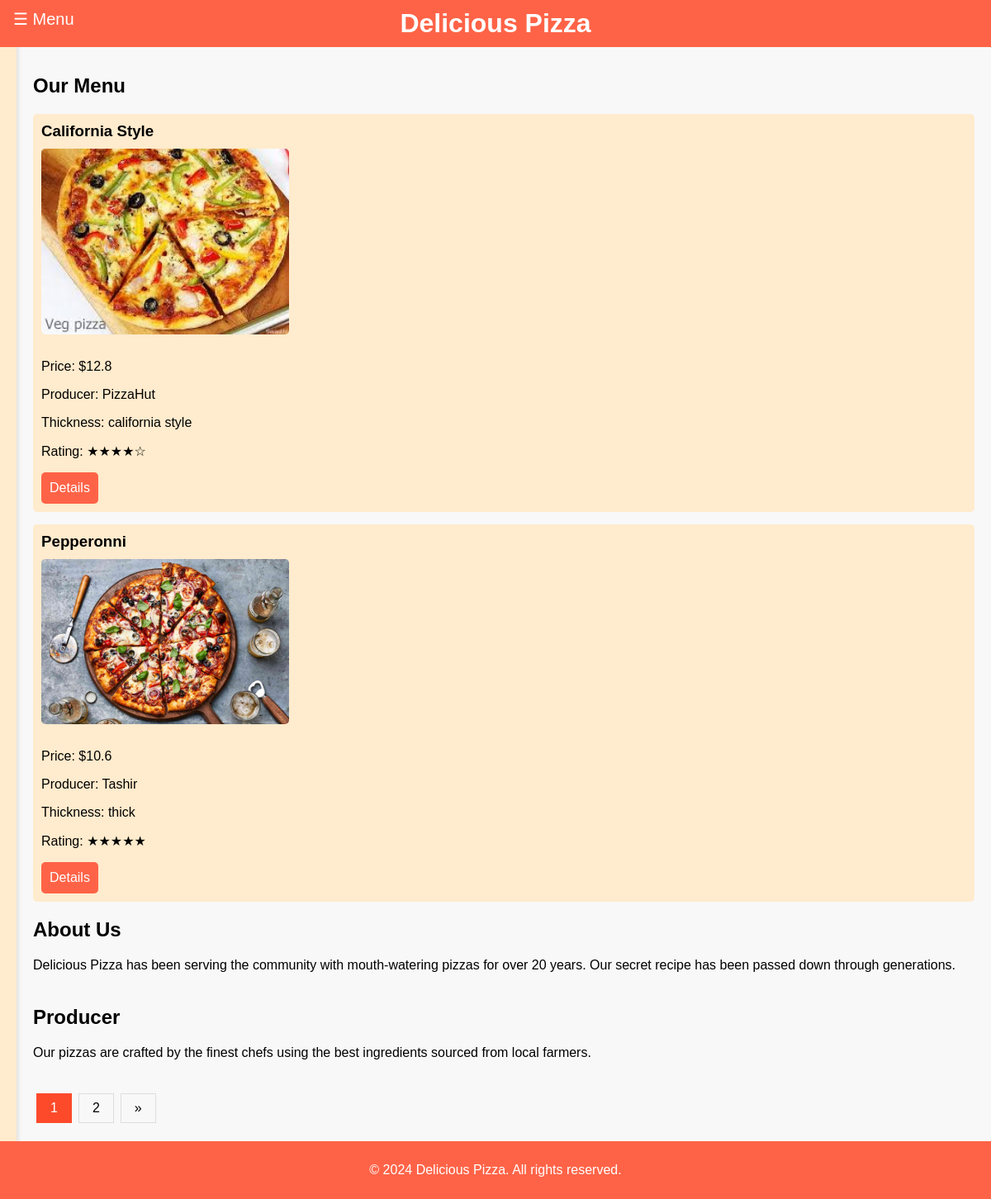
/, run on an earlier commit of the app's database.
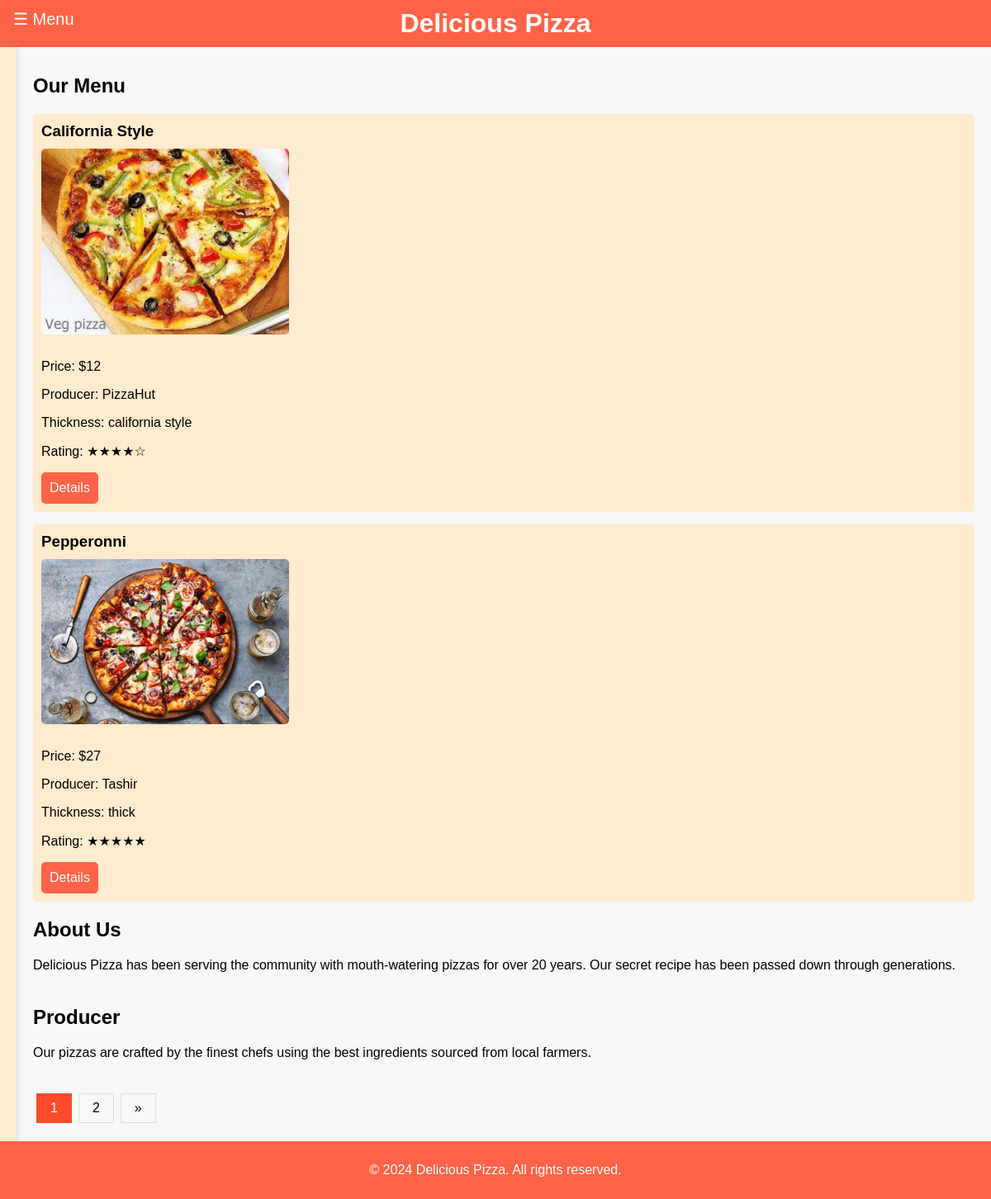
And on a later commit of the database.
### main_page/models.py (models this page shows, shortened)
class Pizzas(models.Model):
    title = models.CharField(max_length=50)
    producer = models.ForeignKey(Producers, on_delete=models.CASCADE, null=True, blank=True, related_name="pizzas")
    price = models.PositiveIntegerField(validators=[valid_price])
    description = models.TextField()
    rate = models.CharField(max_length=155, choices=RateChoice.choices, default="6.0")
    thick_type = models.CharField(max_length=155, choices=ThickTypeChoice.choices, default="classic")
    image = models.ImageField(upload_to=upload_pizza_image, null=True, blank=True)
    class Meta:
        verbose_name = "Pizza"
        verbose_name_plural = "Pizzas"

class Producers(models.Model):
    producer_name = models.CharField(max_length=155)
    description = models.TextField()
    rate = models.CharField(max_length=155, choices=RateChoice.choices)
    logo = models.ImageField(upload_to=upload_producer_logo_image, null=True, blank=True)
    def __str__(self):
        return self.producer_name
    class Meta:
        verbose_name = "Producer"
        verbose_name_plural = "Producers"

### main_page/views.py (the view)
# urls.py: path("", views.home, name="home"),
def home(request):
    all_pizzas = Pizzas.objects.all()
    paginator = Paginator(all_pizzas, 2)
    page_number = request.GET.get("page")
    pizzas = paginator.get_page(page_number)
    return render(request, "main_page/home.html", {"pizzas": pizzas})

### templates/main_page/home.html
{% extends 'base.html' %}
{% block body %}
    <section id="pizzas">
        <h2>Our Menu</h2>
        {% for pizza in pizzas %}
            <ul>
                <li>
                    <h3>{{ pizza.title }}</h3>
                    <img src="{{ pizza.image.url }}" alt="{{ pizza.title }}">
                    <p>Price: ${{ pizza.price }}</p>
                    <p>Producer: {{ pizza.producer }}</p>
                    <p>Thickness: {{ pizza.thick_type}}</p>
                    <p>Rating: {{ pizza.rate }}</p>
                    <a href="{% url 'main_page:pizza_detail' pizza.pk %}"><button class="details-btn">Details</button></a>
                </li>
            </ul>
        {% endfor %}
        <section id="about">
            <h2>About Us</h2>
            <p>Delicious Pizza has been serving the community with mouth-watering pizzas for over 20 years. Our secret recipe has been passed down through generations.</p>
        </section>
        <section id="producer">
            <h2>Producer</h2>
            <p>Our pizzas are crafted by the finest chefs using the best ingredients sourced from local farmers.</p>
        </section>
    </section>
    {% include 'layouts/pagination.html' with page_obj=pizzas %}
    <br>
{% endblock %}

What changed in the data, as far as the page shows it:
changed Pizzas "California Style": price "12.8" → "12"
changed Pizzas "Pepperonni": price "10.6" → "27"
